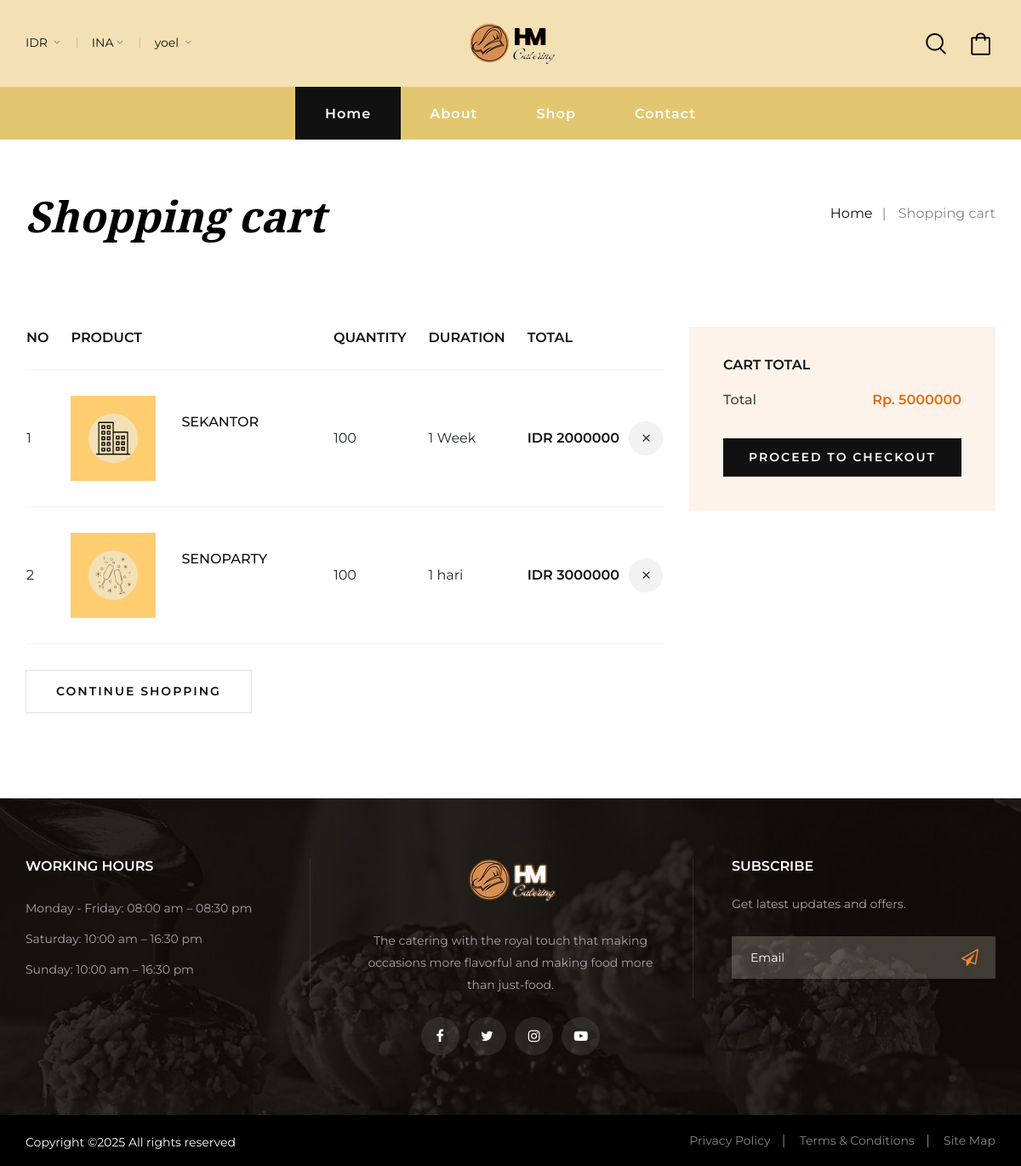
Page /user_panel/shoping-cart1.php (signed in) on the committed database.
### tables this page shows
CREATE TABLE `keranjang` (
  `id_keranjang` int(11) NOT NULL,
  `username` varchar(35) NOT NULL,
  `Product` varchar(35) DEFAULT NULL,
  `Quantity` int(11) DEFAULT NULL,
  `Duration` varchar(15) DEFAULT NULL,
  `Total` int(11) DEFAULT NULL,
  `images` varchar(100) DEFAULT NULL
);

### user_panel/shoping-cart1.php (the view, shortened to what this page needs)
<?php
    $username = $_SESSION['username'];
    include "../admin_panel/koneksi.php";
?>
<!DOCTYPE html>
<html lang="zxx">
<head>
    <link rel="stylesheet" href="css/bootstrap.min.css" type="text/css">
    <link rel="stylesheet" href="css/flaticon.css" type="text/css">
    <link rel="stylesheet" href="css/barfiller.css" type="text/css">
    <link rel="stylesheet" href="css/magnific-popup.css" type="text/css">
    <link rel="stylesheet" href="css/font-awesome.min.css" type="text/css">
    <link rel="stylesheet" href="css/elegant-icons.css" type="text/css">
    <link rel="stylesheet" href="css/nice-select.css" type="text/css">
    <link rel="stylesheet" href="css/owl.carousel.min.css" type="text/css">
    <link rel="stylesheet" href="css/slicknav.min.css" type="text/css">
    <link rel="stylesheet" href="css/style.css" type="text/css">
</head>
<body>
    <header class="header">
        <div class="header__top">
            <div class="container">
                <div class="row">
                    <div class="col-lg-12">
                        <div class="header__top__inner">
                            <div class="header__top__left">
                                <ul>
                                    <li>IDR <span class="arrow_carrot-down"></span>
                                    </li>
                                    <li>INA<span class="arrow_carrot-down"></span>
                                    </li>
                                    <li><a href="#"><?php echo $username?></a> <span class="arrow_carrot-down"></span>
                                    </li>
                                </ul>
                            </div>
                            <div class="header__logo">
                                <a href="./index.html"><img src="img/hmlogo.png" alt=""></a>
                            </div>
                            <div class="header__top__right">
                                <div class="header__top__right__links">
                                    <a href="#" class="search-switch"><img src="img/icon/search.png" alt=""></a>
                                </div>
                                <div class="header__top__right__cart">
                                    <a href="./shoping-cart1.php"><img src="img/icon/cart.png" alt=""></a>
                                </div>
                            </div>
                        </div>
                    </div>
                </div>
            </div>
        </div>
        <div class="container">
            <div class="row">
                <div class="col-lg-12">
                    <nav class="header__menu mobile-menu">
                        <ul>
                            <li class="active"><a href="./index.php">Home</a></li>
                            <li><a href="./about.php">About</a></li>
                            <li><a href="./shop.php">Shop</a></li>
                            <li><a href="./contact.php">Contact</a></li>
                        </ul>
                    </nav>
                </div>
            </div>
        </div>
    </header>
    <div class="breadcrumb-option">
        <div class="container">
            <div class="row">
                <div class="col-lg-6 col-md-6 col-sm-6">
                    <div class="breadcrumb__text">
                        <h2>Shopping cart</h2>
                    </div>
                </div>
                <div class="col-lg-6 col-md-6 col-sm-6">
                    <div class="breadcrumb__links">
                        <a href="./index.php">Home</a>
                        <span>Shopping cart</span>
                    </div>
                </div>
            </div>
        </div>
    </div>
    <section class="shopping-cart spad">
        <div class="container">
            <div class="row">
                <div class="col-lg-8">
                    <div class="shopping__cart__table">
                    <table>
                            <thead>
                                <tr>
                                    <th>No</th>
                                    <th>Product</th>
                                    <th class="quantity">Quantity</th>
                                    <th class="cart__duration">Duration</th>
                                    <th>Total</th>
                                    <th></th>
                                </tr>
                            </thead>
                <?php
                    $subtotal=0;
                    $sql="Select * from keranjang where username = '$username'";
                    $result=mysqli_query($koneksi ,$sql);
                    if($result){
                        $no=1;
                    while($row = mysqli_fetch_assoc($result)){
                        ?>
                            <tbody>
                                <tr>
                                    <td class="id"><?php echo $no; ?></td>
                                    <td class="product__cart__item">
                                        <div class="product__cart__item__pic">
                                            <img src="<?php echo $row['images']; ?>" alt="" width="100px" height = "100px">
                                        </div>
                                        <div class="product__cart__item__text">
                                            <h6><?php echo $row['Product']; ?></h6>
                                        </div>
                                    </td>
                                    <td class="quantity"><?php echo $row['Quantity']; ?></td>
                                    <td class="cart__duration"><?php echo $row['Duration']; ?></td>
                                    <td class="cart__price">IDR <?php echo $row['Total']; ?></td>
                                    <td class="cart__close"><a href="delete.php?id_keranjang=<?php echo $row['id_keranjang']; ?>"><span class="icon_close"></span></a></td>
                                </tr>
                            </tbody>
                <?php
                    $subtotal += $row['Total'];
                    $no++;
                    }
                }
                ?>
                </table>
                    </div>
                    <div class="row">
                        <div class="col-lg-6 col-md-6 col-sm-6">
                            <div class="continue__btn">
                                <a href="./shop.php">Continue Shopping</a>
                            </div>
                        </div>
                    </div>
                </div>
                <div class="col-lg-4">
                    <div class="cart__total">
                        <h6>Cart total</h6>
                        <ul>
                            <li>Total <span>Rp. <?php echo $subtotal; ?></span></li>
                        </ul>
                        <a href="./checkout.php" class="primary-btn">Proceed to checkout</a>
                    </div>
                </div>
            </div>
        </div>
    </section>
    <footer class="footer set-bg" data-setbg="img/footer-bg.jpg">
        <div class="container">
            <div class="row">
                <div class="col-lg-4 col-md-6 col-sm-6">
                    <div class="footer__widget">
                        <h6>WORKING HOURS</h6>
                        <ul>
                            <li>Monday - Friday: 08:00 am – 08:30 pm</li>
                            <li>Saturday: 10:00 am – 16:30 pm</li>
                            <li>Sunday: 10:00 am – 16:30 pm</li>
                        </ul>
                    </div>
                </div>
                <div class="col-lg-4 col-md-6 col-sm-6">
                    <div class="footer__about">
                        <div class="footer__logo">
                            <a href="#"><img src="img/hmlogo1.png" alt=""></a>
                        </div>
                        <p>The catering with the royal touch that making occasions more flavorful and making food more than just-food.</p>
                        <div class="footer__social">
                            <a href="#"><i class="fa fa-facebook"></i></a>
                            <a href="#"><i class="fa fa-twitter"></i></a>
                            <a href="#"><i class="fa fa-instagram"></i></a>
                            <a href="#"><i class="fa fa-youtube-play"></i></a>
                        </div>
                    </div>
                </div>
                <div class="col-lg-4 col-md-6 col-sm-6">
                    <div class="footer__newslatter">
                        <h6>Subscribe</h6>
                        <p>Get latest updates and offers.</p>
                        <form action="#">
                            <input type="text" placeholder="Email">
                            <button type="submit"><i class="fa fa-send-o"></i></button>
                        </form>
                    </div>
                </div>
            </div>
        </div>
        <div class="copyright">
            <div class="container">
                <div class="row">
                    <div class="col-lg-7">
                        <p class="copyright__text text-white">
                          Copyright &copy;<script>document.write(new Date().getFullYear());</script> All rights reserved
                      </p>
                  </div>
                  <div class="col-lg-5">
                    <div class="copyright__widget">
                        <ul>
                            <li><a href="#">Privacy Policy</a></li>
                            <li><a href="#">Terms & Conditions</a></li>
                            <li><a href="#">Site Map</a></li>
                        </ul>
                    </div>
                </div>
            </div>
        </div>
    </div>
    </footer>
</body>
</html>

### rows in the picture
keranjang: images (picture), Product "SEKANTOR", Quantity "100", Duration "1 Week", Total "2000000"
keranjang: images (picture), Product "SENOPARTY", Quantity "100", Duration "1 hari", Total "3000000"

### other values in the picture
$username "yoel"
$subtotal "5000000"
